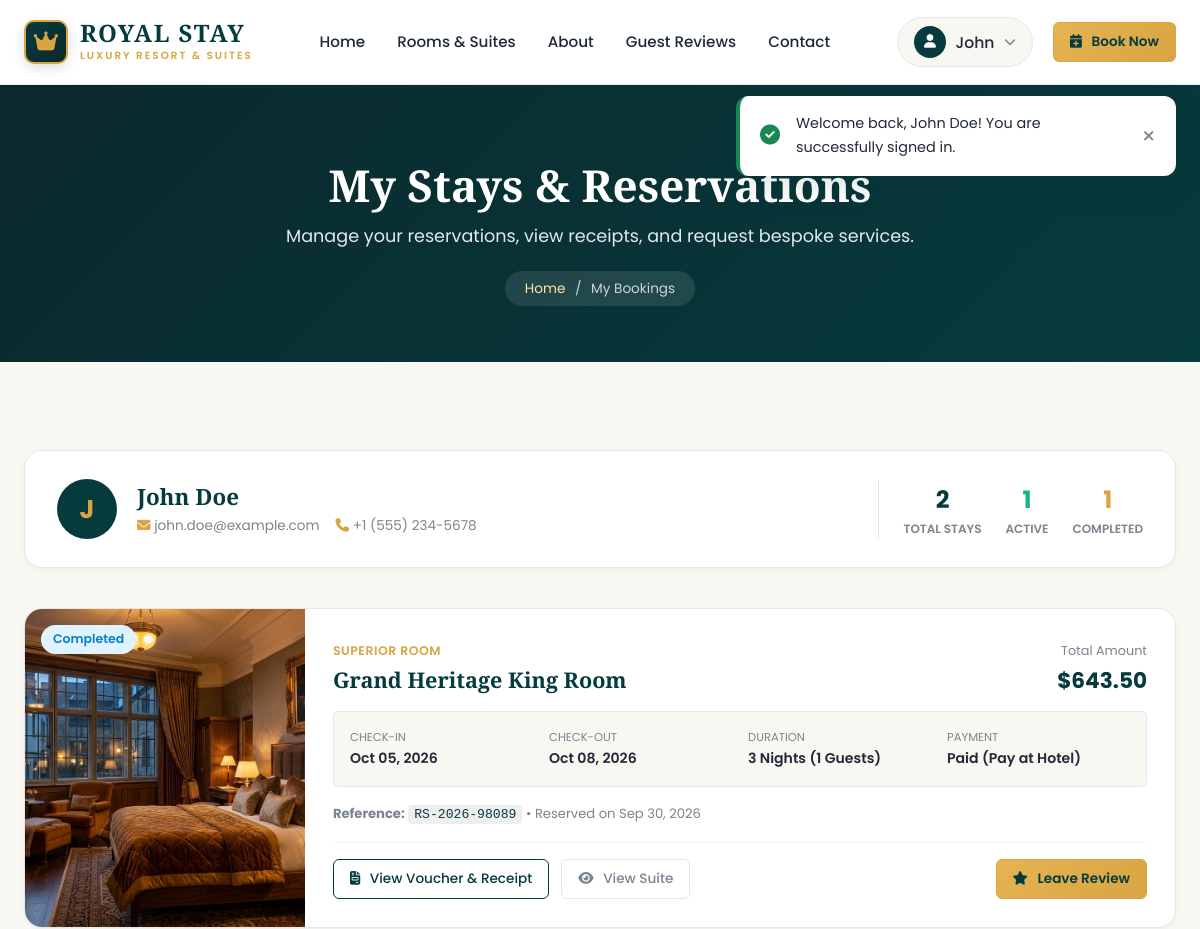
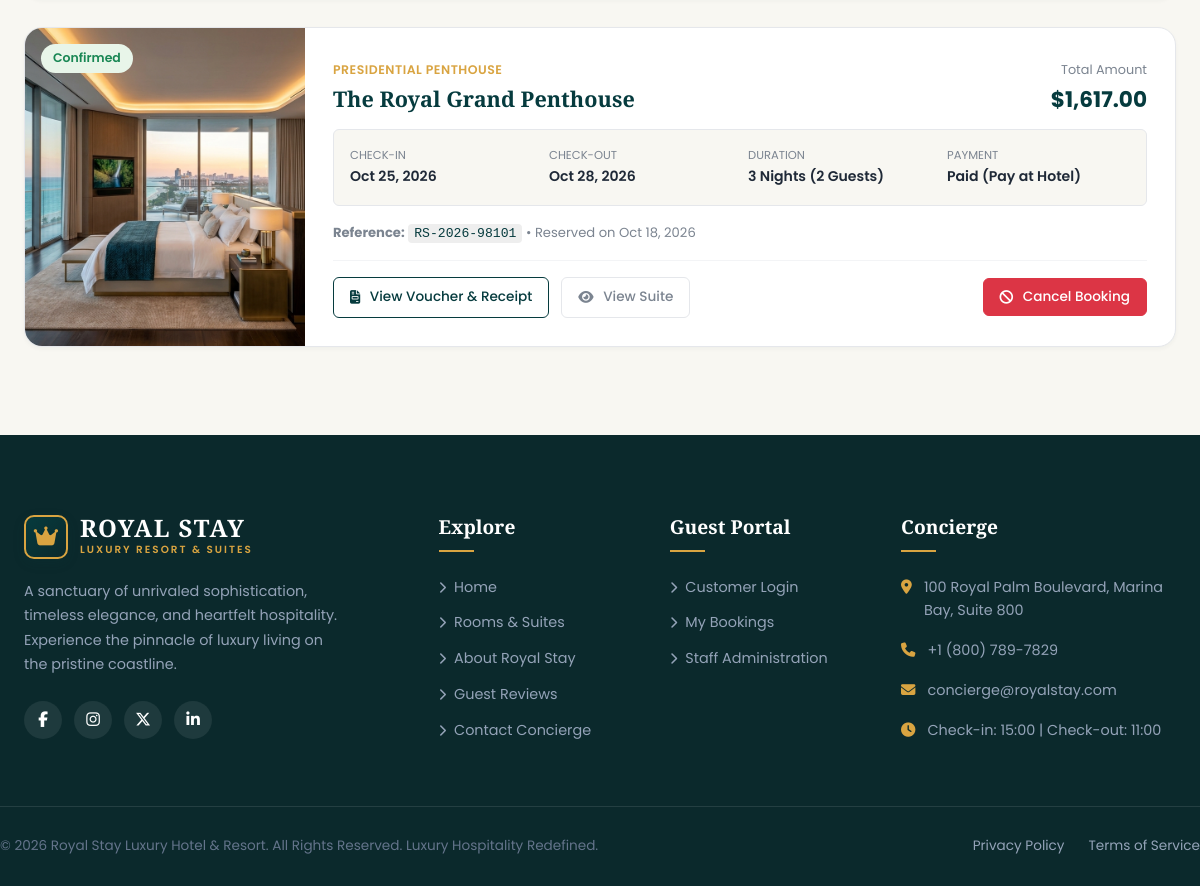
The app's page /my-bookings.php (signed in) with its own data (2 pictures, top to bottom).
### tables this page shows
CREATE TABLE `users` (
  `id` INT AUTO_INCREMENT PRIMARY KEY,
  `name` VARCHAR(100) NOT NULL,
  `email` VARCHAR(150) NOT NULL UNIQUE,
  `phone` VARCHAR(30) NULL,
  `password` VARCHAR(255) NOT NULL,
  `role` ENUM('customer', 'admin') NOT NULL DEFAULT 'customer',
  `status` ENUM('active', 'inactive') NOT NULL DEFAULT 'active',
  `created_at` DATETIME NOT NULL DEFAULT CURRENT_TIMESTAMP,
  `updated_at` DATETIME NOT NULL DEFAULT CURRENT_TIMESTAMP ON UPDATE CURRENT_TIMESTAMP,
  INDEX `idx_users_email` (`email`),
  INDEX `idx_users_role` (`role`)
);

CREATE TABLE `bookings` (
  `id` INT AUTO_INCREMENT PRIMARY KEY,
  `booking_reference` VARCHAR(30) NOT NULL UNIQUE,
  `user_id` INT NULL,
  `room_id` INT NOT NULL,
  `guest_name` VARCHAR(100) NOT NULL,
  `guest_email` VARCHAR(150) NOT NULL,
  `guest_phone` VARCHAR(30) NOT NULL,
  `check_in` DATE NOT NULL,
  `check_out` DATE NOT NULL,
  `guests` INT NOT NULL DEFAULT 1,
  `price_per_night` DECIMAL(10,2) NOT NULL,
  `nights` INT NOT NULL,
  `subtotal` DECIMAL(10,2) NOT NULL,
  `additional_charges` DECIMAL(10,2) NOT NULL DEFAULT 0.00,
  `total_amount` DECIMAL(10,2) NOT NULL,
  `booking_status` ENUM('pending', 'confirmed', 'cancelled', 'completed') NOT NULL DEFAULT 'pending',
  `payment_method` VARCHAR(50) NOT NULL DEFAULT 'Pay at Hotel',
  `payment_status` ENUM('unpaid', 'paid', 'refunded') NOT NULL DEFAULT 'unpaid',
  `special_requests` TEXT NULL,
  `created_at` DATETIME NOT NULL DEFAULT CURRENT_TIMESTAMP,
  `updated_at` DATETIME NOT NULL DEFAULT CURRENT_TIMESTAMP ON UPDATE CURRENT_TIMESTAMP,
  CONSTRAINT `fk_bookings_user` FOREIGN KEY (`user_id`) REFERENCES `users` (`id`) ON DELETE SET NULL,
  CONSTRAINT `fk_bookings_room` FOREIGN KEY (`room_id`) REFERENCES `rooms` (`id`) ON DELETE RESTRICT,
  INDEX `idx_bookings_dates` (`check_in`, `check_out`),
  INDEX `idx_bookings_status` (`booking_status`),
  INDEX `idx_bookings_user` (`user_id`)
);

CREATE TABLE `room_images` (
  `id` INT AUTO_INCREMENT PRIMARY KEY,
  `room_id` INT NOT NULL,
  `image_path` VARCHAR(255) NOT NULL,
  `is_primary` TINYINT(1) NOT NULL DEFAULT 0,
  `sort_order` INT NOT NULL DEFAULT 0,
  `created_at` DATETIME NOT NULL DEFAULT CURRENT_TIMESTAMP,
  CONSTRAINT `fk_room_images_room` FOREIGN KEY (`room_id`) REFERENCES `rooms` (`id`) ON DELETE CASCADE
);

CREATE TABLE `rooms` (
  `id` INT AUTO_INCREMENT PRIMARY KEY,
  `name` VARCHAR(150) NOT NULL,
  `slug` VARCHAR(160) NOT NULL UNIQUE,
  `room_type` VARCHAR(80) NOT NULL,
  `description` TEXT NOT NULL,
  `price_per_night` DECIMAL(10,2) NOT NULL,
  `max_guests` INT NOT NULL DEFAULT 2,
  `bed_type` VARCHAR(80) NOT NULL DEFAULT 'King Bed',
  `room_size` VARCHAR(50) NOT NULL DEFAULT '450 sq ft',
  `status` ENUM('available', 'maintenance', 'inactive') NOT NULL DEFAULT 'available',
  `is_featured` TINYINT(1) NOT NULL DEFAULT 0,
  `created_at` DATETIME NOT NULL DEFAULT CURRENT_TIMESTAMP,
  `updated_at` DATETIME NOT NULL DEFAULT CURRENT_TIMESTAMP ON UPDATE CURRENT_TIMESTAMP,
  INDEX `idx_rooms_status` (`status`),
  INDEX `idx_rooms_featured` (`is_featured`),
  INDEX `idx_rooms_type` (`room_type`),
  INDEX `idx_rooms_price` (`price_per_night`)
);

### my-bookings.php (the view, shortened to what the rows shown need)
<?php
require_once __DIR__ . '/includes/functions.php';
require_once __DIR__ . '/includes/auth-check.php';
$currentUser = get_logged_in_user();
$pdo = get_db();
$stmt = $pdo->prepare("
    SELECT b.*, r.name AS room_name, r.slug AS room_slug, r.room_type, r.bed_type, r.room_size,
           ri.image_path AS room_image
    FROM bookings b
    JOIN rooms r ON b.room_id = r.id
    LEFT JOIN room_images ri ON r.id = ri.room_id AND ri.is_primary = 1
    WHERE b.user_id = :uid OR b.guest_email = :email
    ORDER BY b.id DESC
");
$stmt->execute([
    ':uid'   => $currentUser['id'],
    ':email' => $currentUser['email']
]);
$bookings = $stmt->fetchAll();
require_once __DIR__ . '/includes/header.php';
?>
<div class="page-banner">
    <div class="container">
        <h1>My Stays & Reservations</h1>
    </div>
</div>
<div class="section">
    <div class="container">
        <div style="background: #ffffff; border-radius: var(--radius-lg); border: 1px solid var(--border); box-shadow: var(--shadow-sm); padding: 1.75rem 2rem; margin-bottom: 2.5rem; display: flex; align-items: center; justify-content: space-between; flex-wrap: wrap; gap: 1.5rem;">
            <div style="display: flex; align-items: center; gap: 1.25rem;">
                <div style="width: 60px; height: 60px; border-radius: 50%; background: var(--primary); color: var(--accent); display: flex; align-items: center; justify-content: center; font-size: 1.6rem; font-weight: 700;">
                    <?= strtoupper(substr($currentUser['name'], 0, 1)) ?>
                </div>
                <div>
                    <h3 style="font-family: 'Playfair Display', serif; font-size: 1.4rem; color: var(--primary); margin: 0 0 0.25rem 0;">
                        <?= e($currentUser['name']) ?>
                    </h3>
                    <div style="color: var(--text-muted); font-size: 0.85rem; display: flex; gap: 1rem; flex-wrap: wrap;">
                        <span><i class="fa-solid fa-envelope" style="color: var(--accent);"></i> <?= e($currentUser['email']) ?></span>
                        <span><i class="fa-solid fa-phone" style="color: var(--accent);"></i> <?= e($currentUser['phone'] ?? 'Not provided') ?></span>
                    </div>
                </div>
            </div>
        </div>
        <?php if (empty($bookings)): ?>
            <div style="text-align: center; padding: 4rem 2rem; background: #ffffff; border-radius: var(--radius-lg); border: 1px dashed var(--border); max-width: 600px; margin: 0 auto;">
                <div style="width: 80px; height: 80px; background: rgba(217, 164, 65, 0.1); color: var(--accent); border-radius: 50%; display: flex; align-items: center; justify-content: center; font-size: 2.5rem; margin: 0 auto 1.5rem auto;">
                    <i class="fa-solid fa-bell-concierge"></i>
                </div>
                <h3 style="font-family: 'Playfair Display', serif; font-size: 1.6rem; color: var(--primary); margin-bottom: 0.75rem;">
                    No Stays Booked Yet
                </h3>
                <p style="color: var(--text-muted); font-size: 0.95rem; margin-bottom: 2rem; line-height: 1.6;">
                    You have no active or previous reservations on record. Explore our opulent suites and reserve your luxury escape today.
                </p>
                <a href="<?= base_url('rooms.php') ?>" class="btn btn-gold">
                    <i class="fa-solid fa-calendar-plus"></i> Explore Our Suites
                </a>
            </div>
        <?php else: ?>
            <div style="display: flex; flex-direction: column; gap: 1.75rem;">
                <?php foreach ($bookings as $b): ?>
                    <?php
                    $canCancel = in_array($b['booking_status'], ['pending', 'confirmed']) && strtotime($b['check_in']) > time();
                    $primaryImg = !empty($b['room_image']) && file_exists(__DIR__ . '/' . $b['room_image']) ? base_url($b['room_image']) : base_url('assets/images/room_default.jpg');
                    ?>
                    <div style="background: #ffffff; border-radius: var(--radius-lg); border: 1px solid var(--border); box-shadow: var(--shadow-sm); overflow: hidden; transition: var(--transition); display: flex; flex-wrap: wrap;">
                        <div style="flex: 0 0 280px; min-height: 200px; position: relative;">
                            <img src="<?= e($primaryImg) ?>" alt="<?= e($b['room_name']) ?>" style="width: 100%; height: 100%; object-fit: cover;">
                            <div style="position: absolute; top: 1rem; left: 1rem;">
                                <span class="status-pill status-<?= e($b['booking_status']) ?>">
                                    <?= ucfirst(e($b['booking_status'])) ?>
                                </span>
                            </div>
                        </div>
                        <div style="flex: 1; padding: 1.75rem; display: flex; flex-direction: column; justify-content: space-between;">
                            <div>
                                <div style="display: flex; justify-content: space-between; align-items: flex-start; flex-wrap: wrap; gap: 0.5rem; margin-bottom: 0.75rem;">
                                    <div>
                                        <span style="font-size: 0.78rem; text-transform: uppercase; color: var(--accent); font-weight: 600; letter-spacing: 0.5px;">
                                            <?= e($b['room_type']) ?>
                                        </span>
                                        <h4 style="font-family: 'Playfair Display', serif; font-size: 1.35rem; color: var(--primary); margin: 0.2rem 0 0 0;">
                                            <?= e($b['room_name']) ?>
                                        </h4>
                                    </div>
                                    <div style="text-align: right;">
                                        <span style="font-size: 0.8rem; color: var(--text-muted);">Total Amount</span>
                                        <div style="font-size: 1.35rem; font-weight: 700; color: var(--primary);"><?= format_price($b['total_amount']) ?></div>
                                    </div>
                                </div>
                                <div style="display: grid; grid-template-columns: repeat(auto-fit, minmax(130px, 1fr)); gap: 1rem; background: var(--bg-surface); padding: 1rem; border-radius: var(--radius-sm); margin-bottom: 1rem; border: 1px solid var(--border);">
                                    <div>
                                        <div style="font-size: 0.72rem; color: var(--text-muted); text-transform: uppercase;">Check-In</div>
                                        <div style="font-weight: 600; font-size: 0.88rem; color: var(--text-main);"><?= date('M d, Y', strtotime($b['check_in'])) ?></div>
                                    </div>
                                    <div>
                                        <div style="font-size: 0.72rem; color: var(--text-muted); text-transform: uppercase;">Check-Out</div>
                                        <div style="font-weight: 600; font-size: 0.88rem; color: var(--text-main);"><?= date('M d, Y', strtotime($b['check_out'])) ?></div>
                                    </div>
                                    <div>
                                        <div style="font-size: 0.72rem; color: var(--text-muted); text-transform: uppercase;">Duration</div>
                                        <div style="font-weight: 600; font-size: 0.88rem; color: var(--text-main);"><?= $b['nights'] ?> Nights (<?= $b['guests'] ?> Guests)</div>
                                    </div>
                                    <div>
                                        <div style="font-size: 0.72rem; color: var(--text-muted); text-transform: uppercase;">Payment</div>
                                        <div style="font-weight: 600; font-size: 0.88rem; color: var(--text-main);">
                                            <?= ucfirst(e($b['payment_status'])) ?> (<?= e($b['payment_method']) ?>)
                                        </div>
                                    </div>
                                </div>
                                <div style="font-size: 0.82rem; color: var(--text-muted); margin-bottom: 0.5rem;">
                                    <strong>Reference:</strong> <code style="color: var(--primary); background: #eee; padding: 2px 6px; border-radius: 4px;"><?= e($b['booking_reference']) ?></code> &bull; Reserved on <?= date('M d, Y', strtotime($b['created_at'])) ?>
                                </div>
                            </div>
                            <div style="display: flex; justify-content: space-between; align-items: center; border-top: 1px solid var(--border-light); padding-top: 1rem; margin-top: 0.5rem; flex-wrap: wrap; gap: 0.75rem;">
                                <div style="display: flex; gap: 0.75rem; align-items: center;">
                                    <a href="<?= base_url('booking-confirmation.php?ref=' . urlencode($b['booking_reference'])) ?>" class="btn btn-outline btn-sm">
                                        <i class="fa-solid fa-file-invoice"></i> View Voucher & Receipt
                                    </a>
                                    <a href="<?= base_url('room-details.php?id=' . $b['room_id']) ?>" class="btn btn-ghost btn-sm">
                                        <i class="fa-solid fa-eye"></i> View Suite
                                    </a>
                                </div>
                                <div style="display: flex; gap: 0.75rem; align-items: center;">
                                    <?php if ($canCancel): ?>
                                        <form action="<?= base_url('actions/cancel-booking.php') ?>" method="POST" onsubmit="return confirm('Are you sure you wish to cancel reservation <?= e($b['booking_reference']) ?>? This action cannot be reversed.');">
                                            <button type="submit" class="btn btn-danger btn-sm">
                                                <i class="fa-solid fa-ban"></i> Cancel Booking
                                            </button>
                                        </form>
                                    <?php endif; ?>
                                    <?php if ($b['booking_status'] === 'completed'): ?>
                                        <a href="<?= base_url('reviews.php?booking_id=' . $b['id']) ?>" class="btn btn-gold btn-sm">
                                            <i class="fa-solid fa-star"></i> Leave Review
                                        </a>
                                    <?php endif; ?>
                                </div>
                            </div>
                        </div>
                    </div>
                <?php endforeach; ?>
            </div>
        <?php endif; ?>
    </div>
</div>
<?php require_once __DIR__ . '/includes/footer.php'; ?>

### includes/header.php (shortened to what the rows shown need)
<?php
require_once __DIR__ . '/functions.php';
require_once __DIR__ . '/auth-check.php';
$hotelName = get_setting('hotel_name', 'Royal Stay Luxury Hotel & Resort');
$currentUser = get_logged_in_user();
?>
<!DOCTYPE html>
<html lang="en">
<head>
    <link rel="stylesheet" href="https://cdnjs.cloudflare.com/ajax/libs/font-awesome/6.5.1/css/all.min.css">
    <link rel="stylesheet" href="<?= base_url('assets/css/style.css') ?>">
    <link rel="stylesheet" href="<?= base_url('assets/css/responsive.css') ?>">
</head>
<body>
    <header class="site-header">
        <div class="container">
            <div class="nav-wrapper">
                <div class="nav-actions">
                    <?php if ($currentUser): ?>
                        <div class="nav-user-dropdown">
                            <button type="button" class="nav-user-btn" id="userMenuBtn">
                                <div class="avatar"><i class="fa-solid fa-user"></i></div>
                                <span><?= e(explode(' ', $currentUser['name'])[0]) ?></span>
                                <i class="fa-solid fa-chevron-down" style="font-size: 0.75rem; color: var(--text-muted);"></i>
                            </button>
                        </div>
                    <?php else: ?>
                        <a href="<?= base_url('auth.php') ?>" class="btn btn-outline btn-sm">
                            <i class="fa-regular fa-user"></i> Sign In
                        </a>
                    <?php endif; ?>
                </div>
            </div>
        </div>
    </header>
    <main>

### records on screen
users: name "John", name "J", name "John Doe", email "john.doe@example.com", phone "+1 (555) 234-5678"
bookings: room_images.image_path (picture), booking_status "Completed", room.room_type "SUPERIOR ROOM", room.name "Grand Heritage King Room", total_amount "$643.50", check_in "Oct 05, 2026", check_out "Oct 08, 2026", nights "3", guests "1", payment_status "Paid", payment_method "Pay at Hotel", booking_reference "RS-2026-98089", created_at "Sep 30, 2026"
bookings: room_images.image_path (picture), booking_status "Confirmed", room.room_type "PRESIDENTIAL PENTHOUSE", room.name "The Royal Grand Penthouse", total_amount "$1,617.00", check_in "Oct 25, 2026", check_out "Oct 28, 2026", nights "3", guests "2", payment_status "Paid", payment_method "Pay at Hotel", booking_reference "RS-2026-98101", created_at "Oct 18, 2026"

### other values on screen
$msg "Welcome back, John Doe! You are successfully signed in."
$totalBookings "2"
$activeBookings "1"
$completedBookings "1"
get_setting('hotel_address', '100 Royal Palm Boulevard, Marina Bay') "100 Royal Palm Boulevard, Marina Bay, Suite 800"
get_setting('contact_phone', '+1 (800) 789-7829') "+1 (800) 789-7829"
get_setting('contact_email', 'concierge@royalstay.com') "concierge@royalstay.com"
get_setting('default_checkin_time', '15:00') "15:00"
get_setting('default_checkout_time', '11:00') "11:00"
get_setting('hotel_name', 'Royal Stay') "Royal Stay Luxury Hotel & Resort"
